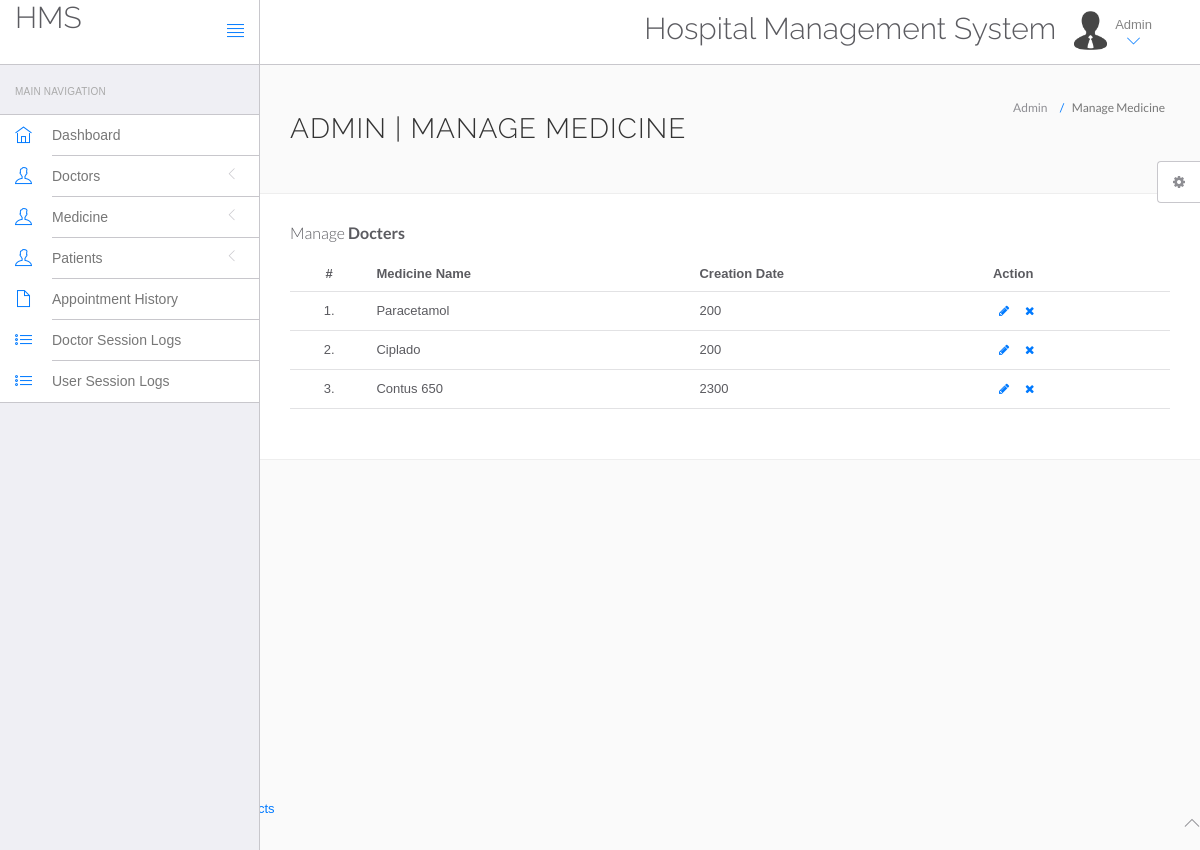
Screenshot of /hms/admin/manage-medicine.php (signed in) with the database file from the repository.
### tables this page shows
CREATE TABLE `medicine` (
  `id` int(11) NOT NULL,
  `medname` varchar(255) NOT NULL,
  `price` varchar(255) NOT NULL,
  `status` int(11) NOT NULL DEFAULT 1
);

### hms/admin/manage-medicine.php (the view, shortened to what this page needs)
<?php
include('include/config.php');
?>
<!DOCTYPE html>
<html lang="en">
	<head>
		<link rel="stylesheet" href="vendor/bootstrap/css/bootstrap.min.css">
		<link rel="stylesheet" href="vendor/fontawesome/css/font-awesome.min.css">
		<link rel="stylesheet" href="vendor/themify-icons/themify-icons.min.css">
		<link href="vendor/animate.css/animate.min.css" rel="stylesheet" media="screen">
		<link href="vendor/perfect-scrollbar/perfect-scrollbar.min.css" rel="stylesheet" media="screen">
		<link href="vendor/switchery/switchery.min.css" rel="stylesheet" media="screen">
		<link href="vendor/bootstrap-touchspin/jquery.bootstrap-touchspin.min.css" rel="stylesheet" media="screen">
		<link href="vendor/select2/select2.min.css" rel="stylesheet" media="screen">
		<link href="vendor/bootstrap-datepicker/bootstrap-datepicker3.standalone.min.css" rel="stylesheet" media="screen">
		<link href="vendor/bootstrap-timepicker/bootstrap-timepicker.min.css" rel="stylesheet" media="screen">
		<link rel="stylesheet" href="assets/css/styles.css">
		<link rel="stylesheet" href="assets/css/plugins.css">
		<link rel="stylesheet" href="assets/css/themes/theme-1.css" id="skin_color" />
	</head>
	<body>
		<div id="app">
<?php include('include/sidebar.php');?>
			<div class="app-content">
						<?php include('include/header.php');?>
				<div class="main-content" >
					<div class="wrap-content container" id="container">
						<section id="page-title">
							<div class="row">
								<div class="col-sm-8">
									<h1 class="mainTitle">Admin | Manage Medicine</h1>
																	</div>
								<ol class="breadcrumb">
									<li>
										<span>Admin</span>
									</li>
									<li class="active">
										<span>Manage Medicine</span>
									</li>
								</ol>
							</div>
						</section>
						<div class="container-fluid container-fullw bg-white">
									<div class="row">
								<div class="col-md-12">
									<h5 class="over-title margin-bottom-15">Manage <span class="text-bold">Docters</span></h5>
									<table class="table table-hover" id="sample-table-1">
										<thead>
											<tr>
												<th class="center">#</th>
												<th class="hidden-xs">Medicine Name</th>
												<th>Creation Date </th>
												<th>Action</th>
											</tr>
										</thead>
										<tbody>
<?php
$sql=mysqli_query($bd,"select * from medicine");
$cnt=1;
while($row=mysqli_fetch_array($sql))
{
?>
											<tr>
												<td class="center"><?php echo $cnt;?>.</td>
												<td><?php echo $row['medname'];?></td>
												<td><?php echo $row['price'];?>
												</td>
												<td >
												<div class="visible-md visible-lg hidden-sm hidden-xs">
							<a href="edit-medicine.php?id=<?php echo $row['id'];?>" class="btn btn-transparent btn-xs" tooltip-placement="top" tooltip="Edit"><i class="fa fa-pencil"></i></a>
	<a href="manage-medicine.php?id=<?php echo $row['id']?>&del=delete" onClick="return confirm('Are you sure you want to delete?')"class="btn btn-transparent btn-xs tooltips" tooltip-placement="top" tooltip="Remove"><i class="fa fa-times fa fa-white"></i></a>
												</div>
												</td>
											</tr>
											<?php
$cnt=$cnt+1;
											 }?>
										</tbody>
									</table>
								</div>
							</div>
								</div>
							</div>
						</div>
					</div>
				</div>
	<?php include('include/footer.php');?>
	<?php include('include/setting.php');?>
	</body>
</html>

### hms/admin/assets/css/themes/theme-1.css (style rules this page uses)
body { background: #FAFAFA; }

### rows the page displays
medicine: medname "Paracetamol", price "200"
medicine: medname "Ciplado", price "200"
medicine: medname "Contus 650", price "2300"
